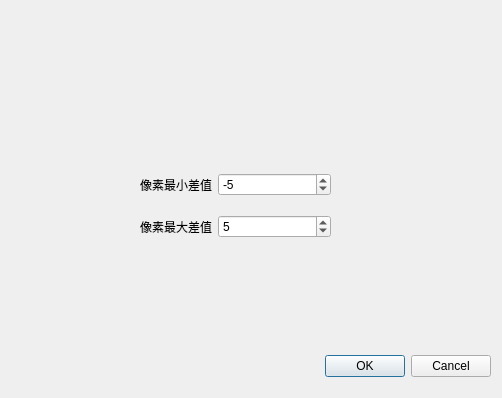
<?xml version="1.0" encoding="UTF-8"?>
<ui version="4.0">
 <class>Dialog</class>
 <widget class="QDialog" name="Dialog">
  <property name="geometry">
   <rect>
    <x>0</x>
    <y>0</y>
    <width>502</width>
    <height>398</height>
   </rect>
  </property>
  <property name="windowTitle">
   <string>Dialog</string>
  </property>
  <widget class="QDialogButtonBox" name="buttonBox">
   <property name="geometry">
    <rect>
     <x>150</x>
     <y>350</y>
     <width>341</width>
     <height>32</height>
    </rect>
   </property>
   <property name="orientation">
    <enum>Qt::Horizontal</enum>
   </property>
   <property name="standardButtons">
    <set>QDialogButtonBox::Cancel|QDialogButtonBox::Ok</set>
   </property>
  </widget>
  <widget class="QWidget" name="">
   <property name="geometry">
    <rect>
     <x>140</x>
     <y>160</y>
     <width>191</width>
     <height>91</height>
    </rect>
   </property>
   <layout class="QVBoxLayout" name="verticalLayout">
    <item>
     <layout class="QHBoxLayout" name="horizontalLayout" stretch="2,10">
      <item>
       <widget class="QLabel" name="label">
        <property name="text">
         <string>像素最小差值</string>
        </property>
       </widget>
      </item>
      <item>
       <widget class="QSpinBox" name="spinBox_min">
        <property name="minimum">
         <number>-256</number>
        </property>
        <property name="maximum">
         <number>0</number>
        </property>
        <property name="value">
         <number>-5</number>
        </property>
       </widget>
      </item>
     </layout>
    </item>
    <item>
     <layout class="QHBoxLayout" name="horizontalLayout_2" stretch="2,10">
      <item>
       <widget class="QLabel" name="label_2">
        <property name="text">
         <string>像素最大差值</string>
        </property>
       </widget>
      </item>
      <item>
       <widget class="QSpinBox" name="spinBox_max">
        <property name="maximum">
         <number>256</number>
        </property>
        <property name="value">
         <number>5</number>
        </property>
       </widget>
      </item>
     </layout>
    </item>
   </layout>
  </widget>
 </widget>
 <resources/>
 <connections>
  <connection>
   <sender>buttonBox</sender>
   <signal>accepted()</signal>
   <receiver>Dialog</receiver>
   <slot>accept()</slot>
   <hints>
    <hint type="sourcelabel">
     <x>248</x>
     <y>254</y>
    </hint>
    <hint type="destinationlabel">
     <x>157</x>
     <y>274</y>
    </hint>
   </hints>
  </connection>
  <connection>
   <sender>buttonBox</sender>
   <signal>rejected()</signal>
   <receiver>Dialog</receiver>
   <slot>reject()</slot>
   <hints>
    <hint type="sourcelabel">
     <x>316</x>
     <y>260</y>
    </hint>
    <hint type="destinationlabel">
     <x>286</x>
     <y>274</y>
    </hint>
   </hints>
  </connection>
 </connections>
</ui>
